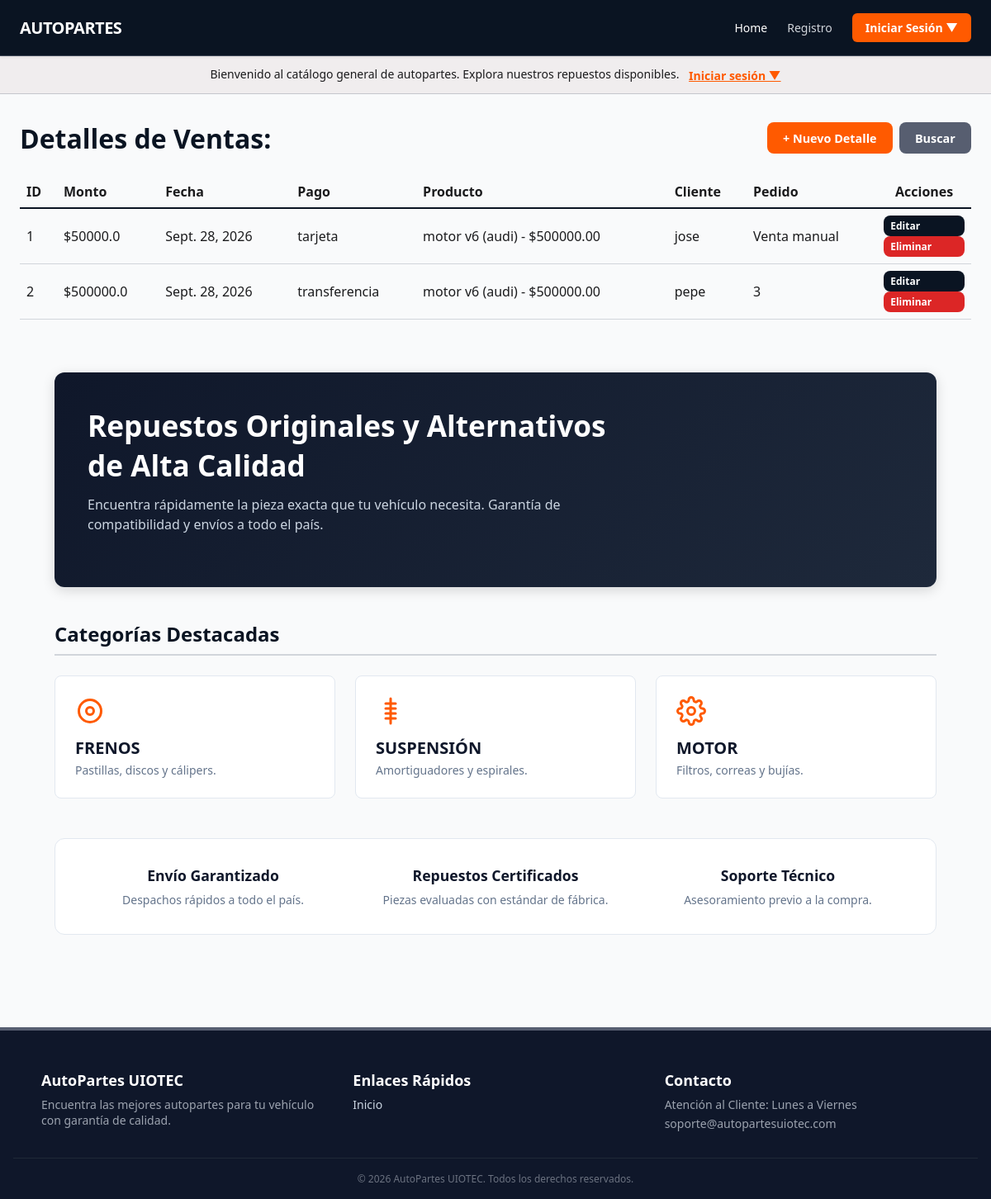
Screenshot of /ventas-detalles/ with the database file from the repository.
### Autopartes/models.py (models this page shows, shortened)
class Ventas_detalles(models.Model):
    monto = models.FloatField()
    fecha_venta = models.DateField()
    forma_de_pago = models.CharField(max_length=25)
    producto = models.ForeignKey(Productos, on_delete=models.CASCADE)
    cliente = models.ForeignKey('clientes.Cliente', on_delete=models.CASCADE)
    pedido = models.ForeignKey(
        'clientes.Pedido', null=True, blank=True, on_delete=models.SET_NULL
    )

class Productos(models.Model):
    nombre_producto = models.CharField(max_length=30)
    marca_producto = models.CharField(max_length=20)
    precio = models.DecimalField(max_digits=10, decimal_places=2, default=0.00)
    stock = models.IntegerField(default=0)
    def __str__(self):
        return f'{self.nombre_producto} ({self.marca_producto}) - ${self.precio}'

### clientes/models.py (models this page shows)
class Cliente(models.Model):
    usuario = models.OneToOneField(User, on_delete=models.CASCADE)
    telefono = models.CharField(max_length=20, blank=True, null=True)
    direccion = models.CharField(max_length=255, blank=True, null=True)
    ciudad = models.CharField(max_length=80, blank=True, null=True)
    fecha_registro = models.DateTimeField(auto_now_add=True)
    def __str__(self):
        return self.usuario.username

### Autopartes/views.py (the view)
# urls.py: path('ventas-detalles/', views.mostrar_ventas_detalles, name='ventas_detalles'),
def mostrar_ventas_detalles(request):
    venta_detalle = Ventas_detalles.objects.all()
    context = {'venta_detalle':  venta_detalle}
    return render(request, 'Autopartes/ventas_detalles.html', context=context)

### templates/Autopartes/ventas_detalles.html (shortened to what this page needs)
{% extends 'Autopartes/index.html' %}
{% load static %}
{% block codigoDinamico %}
<div class="main-container">
    <div style="display: flex; justify-content: space-between; align-items: center; margin-bottom: 1.5rem;">
        <h1 style="color: var(--primary); margin: 0;">Detalles de Ventas:</h1>
        <div style="display: flex; gap: 0.5rem;">
            <a href="{% url 'Crear Ventas' %}" class="btn-orange">
                + Nuevo Detalle
            </a>
            <a href="{% url 'buscar_forma_de_pago' %}" class="btn-orange" style="background-color: var(--secondary);">
                Buscar
            </a>
        </div>
    </div>
    <table class="table" style="width: 100%; border-collapse: collapse; margin-top: 1rem;">
        <thead>
            <tr style="border-bottom: 2px solid var(--primary); text-align: left;">
                <th scope="col" style="padding: 0.5rem;">ID</th>
                <th scope="col" style="padding: 0.5rem;">Monto</th>
                <th scope="col" style="padding: 0.5rem;">Fecha</th>
                <th scope="col" style="padding: 0.5rem;">Pago</th>
                <th scope="col" style="padding: 0.5rem;">Producto</th>
                <th scope="col" style="padding: 0.5rem;">Cliente</th>
                <th scope="col" style="padding: 0.5rem;">Pedido</th>
                <th scope="col" style="padding: 0.5rem; text-align: center;">Acciones</th>
            </tr>
        </thead>
        <tbody>
            {% for venta in venta_detalle %}
                <tr style="border-bottom: 1px solid var(--border-color);">
                    <td style="padding: 0.5rem;">{{ venta.id }}</td>
                    <td style="padding: 0.5rem;">${{ venta.monto }}</td>
                    <td style="padding: 0.5rem;">{{ venta.fecha_venta }}</td>
                    <td style="padding: 0.5rem;">{{ venta.forma_de_pago }}</td>
                    <td style="padding: 0.5rem;">{{ venta.producto }}</td>
                    <td style="padding: 0.5rem;">{{ venta.cliente }}</td>
                    <td style="padding: 0.5rem;">{{ venta.pedido_id|default:"Venta manual" }}</td>
                    <td style="padding: 0.5rem; text-align: center; white-space: nowrap;">
                        <a href="{% url 'actualizar_ventas_detalles' venta.id %}"
                           class="btn-orange"
                           style="padding: 0.25rem 0.5rem; font-size: 0.75rem; background-color: var(--primary);">
                            Editar
                        </a>
                        <a href="{% url 'eliminar_ventas_detalles' venta.id %}"
                           class="btn-orange"
                           style="padding: 0.25rem 0.5rem; font-size: 0.75rem; background-color: #dc2626;">
                            Eliminar
                        </a>
                    </td>
                </tr>
            {% empty %}
                <tr>
                    <td colspan="8" style="padding: 1rem;">No hay registros de ventas disponibles.</td>
                </tr>
            {% endfor %}
        </tbody>
    </table>
</div>
{% endblock codigoDinamico %}

### static/Autopartes/styles.css (style rules this page uses)
:root { --primary: #0a1422; --on-primary: #ffffff; --safety-orange: #FF5A00; --secondary: #575e70; --surface: #fbf9fa; --surface-container: #f0edee; --on-surface: #1b1b1d; --on-surface-variant: #44474c; --border-color: #D1D5DB; --outline-variant: #c5c6cc; --font-sans: system-ui, -apple-system, BlinkMacSystemFont, 'Segoe UI', Roboto, Oxygen, Ubuntu, Cantarell, sans-serif; --font-mono: 'JetBrains Mono', Consolas, Monaco, 'Courier New', monospace; }
* { box-sizing: border-box; margin: 0; padding: 0; }
body { font-family: var(--font-sans); background-color: #F9FAFB; color: var(--on-surface); min-height: 100vh; display: flex; flex-direction: column; }
.btn-orange { background-color: var(--safety-orange); color: var(--on-primary); padding: 0.5rem 1rem; border-radius: 0.25rem; font-weight: 700; text-decoration: none; border: none; cursor: pointer; transition: opacity 0.2s; }
.main-container { flex-grow: 1; width: 100%; max-width: 1280px; margin: 0 auto; padding: 2rem 1.5rem; }
:root { --color-primario: #0d6efd; --color-primario-hover: #0b5ed7; --color-exito: #198754; --color-exito-hover: #157347; --color-fondo: #f8f9fa; --color-texto: #212529; --color-borde: #ced4da; --sombra-tarjeta: 0 4px 12px rgba(0, 0, 0, 0.1); }
.btn-orange { background-color: #ff5a00; color: #ffffff; padding: 0.6rem 1.2rem; border-radius: 8px; border: none; cursor: pointer; font-weight: 700; font-size: 0.9rem; display: flex; align-items: center; gap: 8px; transition: background-color 0.2s ease, transform 0.1s ease; }

### rows the page displays
Ventas_detalles: id "1", monto "50000.0", fecha_venta "Sept. 28, 2026", forma_de_pago "tarjeta", producto "motor v6 (audi) - $500000.00", cliente "jose", pedido_id "Venta manual"
Ventas_detalles: id "2", monto "500000.0", fecha_venta "Sept. 28, 2026", forma_de_pago "transferencia", producto "motor v6 (audi) - $500000.00", cliente "pepe", pedido_id "3"
